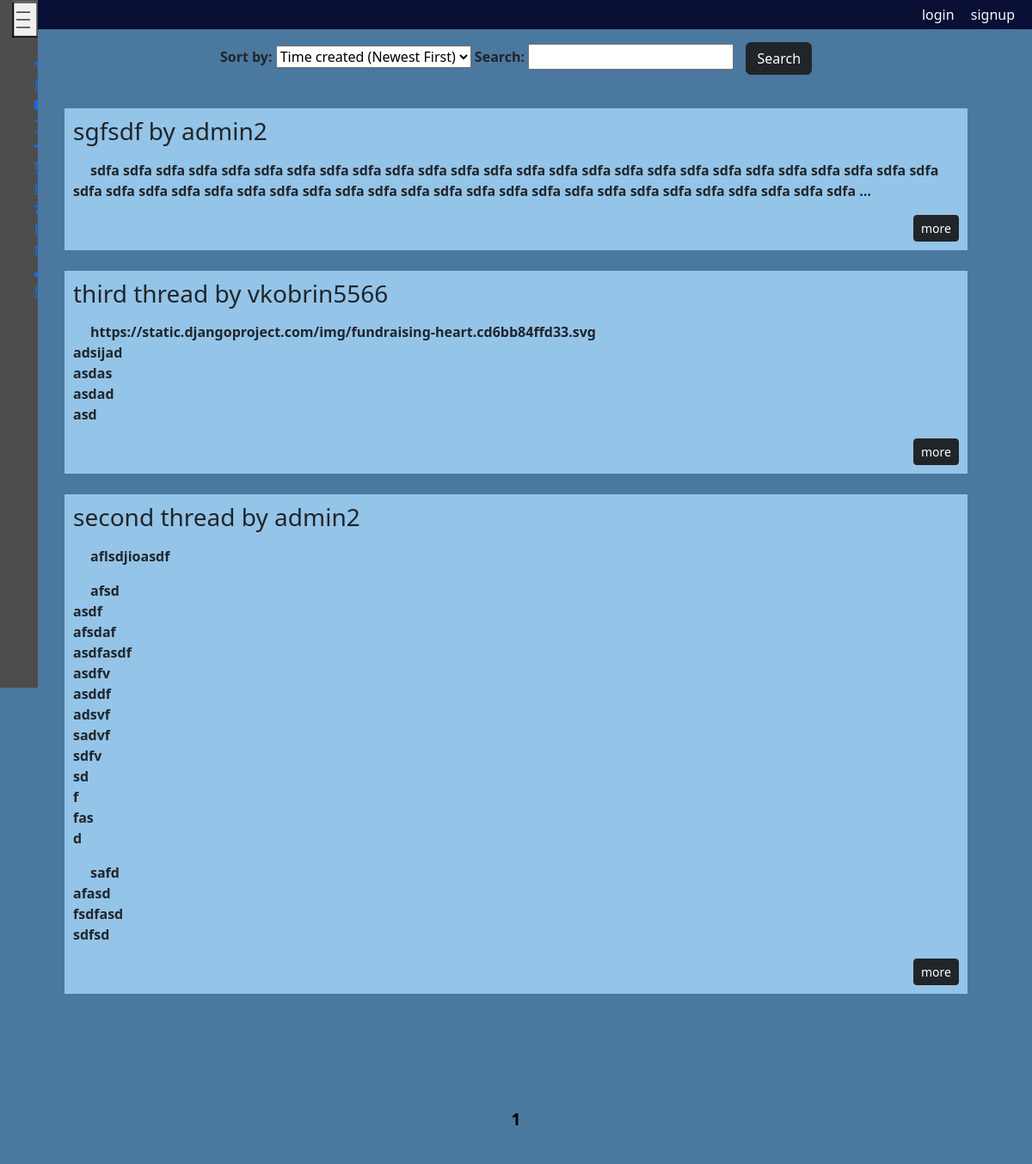
Page /threads/ on the earlier database version.
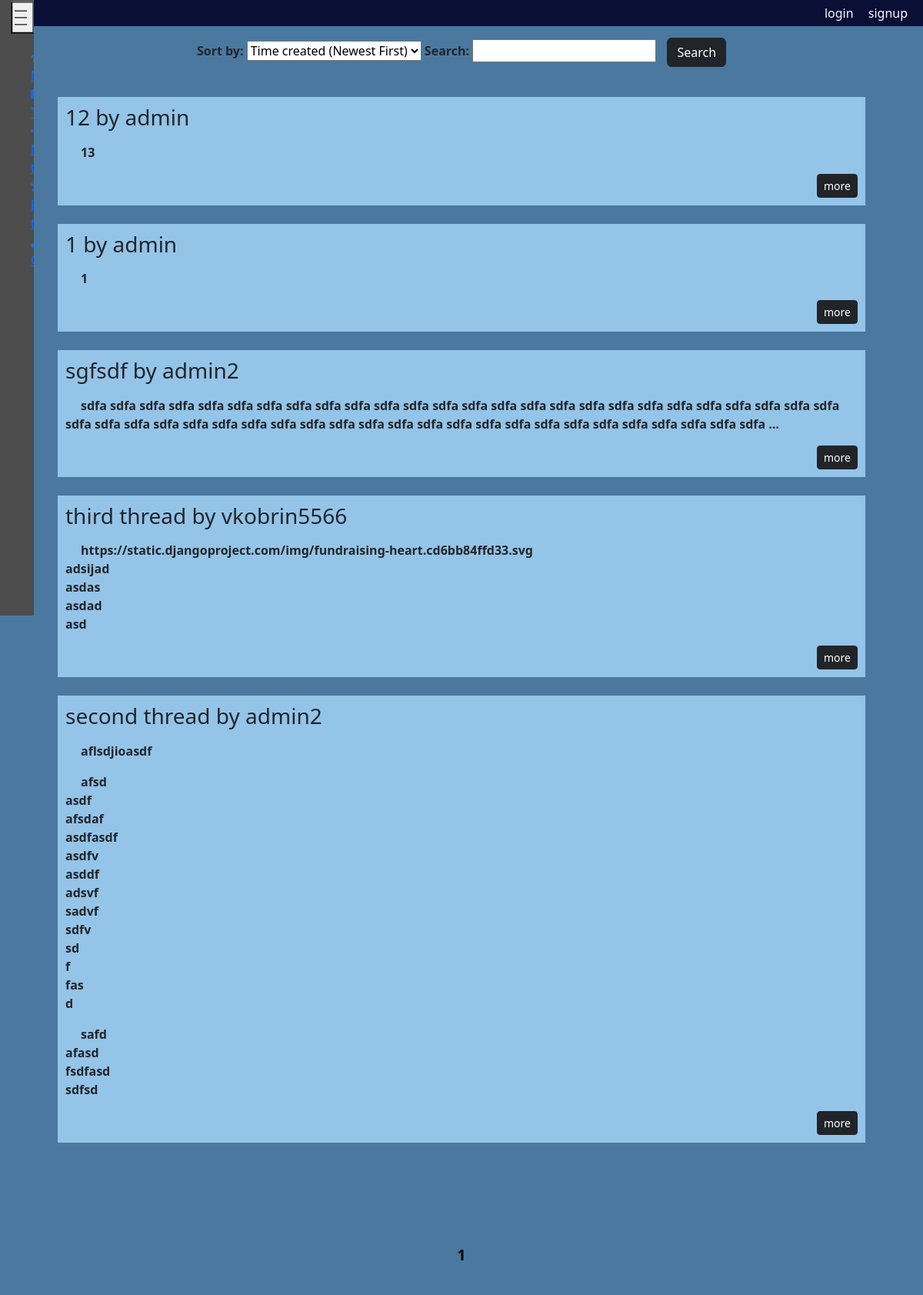
Same page on the later database version.
### threads/models.py (models this page shows, shortened)
class Thread(models.Model):
    author = models.ForeignKey(CustomUser, on_delete=models.CASCADE)
    title = models.CharField('Title', max_length=250)
    time_create = models.DateTimeField('Time of publication',auto_now_add=True)
    time_update = models.DateTimeField('Time of update',auto_now=True)
    full_text = models.TextField('Full text')
    ratings = models.ManyToManyField(Rating, blank=True)
    class Meta:
        ordering = ['time_create', 'title']

### users/models.py (models this page shows)
class CustomUser(AbstractUser):
    GENDER_CHOICES = (
        ('M', 'Male'),
        ('F', 'Female'),
        ('O', 'Other'),
    )
    gender = models.CharField(max_length=1, choices=GENDER_CHOICES)
    date_of_birth = models.DateField(null=True, blank=True)
    registration_date = models.DateField(auto_now_add=True)
    avatar = models.ImageField(upload_to='avatars/', blank=True, null=True)
    additional_info = models.TextField(blank=True)
    def __str__(self):
        return self.username
    objects = CustomUserManager()

### threads/views.py (the view)
# urls.py: path('', views.Threads.as_view(), name='threads'),
class Threads(ListView):
    paginate_by = 10
    model = Thread
    template_name = 'threads/threads.html'
    context_object_name = 'threads'
    def get_queryset(self):
        order_by = self.request.GET.get('order_by', '-time_create')
        search_text = self.request.GET.get('search_text', '')
        if search_text:
            return Thread.objects.filter(Q(title__icontains=search_text) | Q(full_text__icontains=search_text) | Q(author__username__icontains=search_text)).order_by(order_by)
        return Thread.objects.order_by(order_by).select_related('author')

### threads/templates/threads/threads.html (shortened to what this page needs)
{% extends 'main/layout.html' %}
{% block content%}
    <div class="threads-page">
        <div class="search-bar">
            <form method="get" action="">
                <label for="order_by">Sort by:</label>
                <select name="order_by" id="order_by">
                    <option value="-time_create" {% if request.GET.order_by == '-time_create' %}selected{% endif %}>Time created (Newest First)</option>
                </select>
                <label for="search_text">Search:</label>
                <input type="text" name="search_text" id="search_text" value="{{ request.GET.search_text }}">
                <button type="submit" class="btn btn-dark">Search</button>
            </form>
        </div>
        {% for el in threads%}
            <div class="threads">
                <h3>{{el.title}} by {{el.author}}</h3>
                <p>{{ el.full_text|truncatechars:500|linebreaks|truncatewords:50 }}</p>
                <div style="text-align: right;">
                    <a class="btn btn-dark btn-sm" href="{% url 'thread' thId=el.id %}">more</a>
                </div>
            </div>
        {% endfor%}
        <br>
        <nav class="pagination-container">
            <div class="pagination">
                <span class="pagination-inner">
                    {% for p in paginator.page_range %}
                        {% if page_obj.number == p %}
                            <a class="pagination-active" href="?page={{ p }}">{{ p }}</a>
                        {% elif p >= page_obj.number|add:-2 and p <= page_obj.number|add:2 %}
                            <a href="?page={{ p }}">{{ p }}</a>
                        {% endif %}
                    {% endfor %}
                </span>
            </div>
        </nav>
    </div>
{% endblock%}

Differences in the rows shown:
added Thread: title "12", author "admin", full_text "13"
added Thread: title "1", author "admin", full_text "1"
